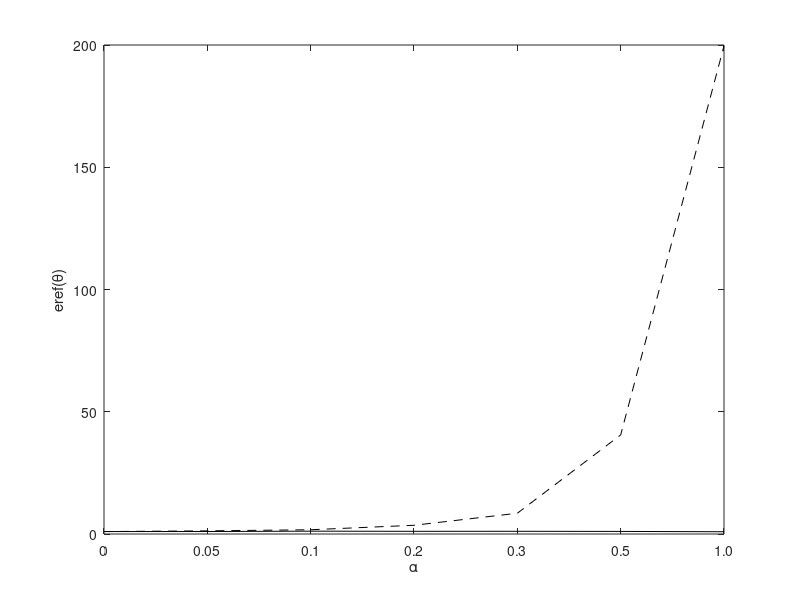

Here is the MATLAB script that generated this plot: (Note: this script raises an error after producing the figure.)
figure(1)
mu = [1 1.018 1.163 1.098 1.108 1.056 0.927];
sigma = [ 1 1.284 1.742 3.570 8.49 40.516 199.663];
plot(1:7,mu,'k-');
hold on
plot(1:7,sigma,'k--')
hold off
set(gca,'XTickLabel',{'0', '0.05','0.1','0.2','0.3','0.5','1.0'});
xlabel('\alpha');
ylabel('eref(\theta)');
legend('\theta = \mu', '\theta = \lambda',2)


figure(2)
hold on
IFm = inline('(1+a)^(3/2) * (x-m) * exp(-a/2 * (x-m)^2)'); % IF(x,mu)
x = -5:0.1:5;
IF = zeros(size(x));

a = 0;
m = 0;
for k=1:length(x)
    IF(k) = IFm(a,m,x(k));
end
plot(x,IF,'k')
% a = 0.05;
% for k=1:length(x)
%     IF(k) = IFm(a,m,x(k));
% end
% plot(x,IF,'k--')
a = 0.1;
for k=1:length(x)
    IF(k) = IFm(a,m,x(k));
end
plot(x,IF,'k--')
% a = 0.2;
% for k=1:length(x)
%     IF(k) = IFm(a,m,x(k));
% end
% plot(x,IF,'k:')
a = 0.3;
for k=1:length(x)
    IF(k) = IFm(a,m,x(k));
end
plot(x,IF,'k:')%,'LineWidth',2)
% a = 0.5;
% for k=1:length(x)
%     IF(k) = IFm(a,m,x(k));
% end
% plot(x,IF,'k--','LineWidth',2)
a = 1;
for k=1:length(x)
    IF(k) = IFm(a,m,x(k));
end
plot(x,IF,'k-.')%,'LineWidth',2)
hold off
legend('\alpha = 0 (MLE)',...
    ...'\alpha = 0.05',
    '\alpha = 0.1',...
    ...'\alpha = 0.2',
    '\alpha = 0.3',...
    ...'\alpha = 0.5',
    '\alpha = 1', 2)
xlabel('x')



figure(3)
hold on
IFl = inline('(1+a)^(2) * (-l + (1+a) * abs(x))*exp(-a*abs(x)/l)'); % IF(x,lambda)
x = -10:0.1:10;
IF = zeros(size(x));
a = 0;
m = 1;
for k=1:length(x)
    IF(k) = IFl(a,m,x(k));
end
plot(x,IF,'k')
% a = 0.05;
% for k=1:length(x)
%     IF(k) = IFl(a,m,x(k));
% end
% plot(x,IF,'k--')
a = 0.1;
for k=1:length(x)
    IF(k) = IFl(a,m,x(k));
end
plot(x,IF,'k--')
% a = 0.2;
% for k=1:length(x)
%     IF(k) = IFl(a,m,x(k));
% end
% plot(x,IF,'k:')
a = 0.3;
for k=1:length(x)
    IF(k) = IFl(a,m,x(k));
end
plot(x,IF,'k:')%,'LineWidth',2)
% a = 0.5;
% for k=1:length(x)
%     IF(k) = IFl(a,m,x(k));
% end
% plot(x,IF,'k--','LineWidth',2)
a = 1;
for k=1:length(x)
    IF(k) = IFl(a,m,x(k));
end
plot(x,IF,'k-.')%,'LineWidth',2)
hold off
legend('\alpha = 0 (MLE)',...
    ...'\alpha = 0.05',
    '\alpha = 0.1',...
    ...'\alpha = 0.2',
    '\alpha = 0.3',...
    ...'\alpha = 0.5',
   '\alpha = 1', 2);
xlabel('x')